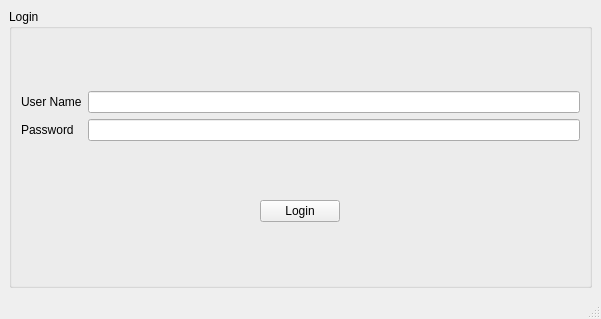
<?xml version="1.0" encoding="UTF-8"?>
<ui version="4.0">
 <class>Admin</class>
 <widget class="QMainWindow" name="Admin">
  <property name="geometry">
   <rect>
    <x>0</x>
    <y>0</y>
    <width>601</width>
    <height>319</height>
   </rect>
  </property>
  <property name="windowTitle">
   <string>Welcome</string>
  </property>
  <widget class="QWidget" name="centralwidget">
   <layout class="QHBoxLayout" name="horizontalLayout">
    <item>
     <widget class="QGroupBox" name="groupBox">
      <property name="title">
       <string>Login</string>
      </property>
      <layout class="QVBoxLayout" name="verticalLayout_3">
       <item>
        <layout class="QHBoxLayout" name="horizontalLayout_2">
         <item>
          <layout class="QVBoxLayout" name="verticalLayout">
           <item>
            <widget class="QLabel" name="labelName">
             <property name="text">
              <string>User Name</string>
             </property>
            </widget>
           </item>
           <item>
            <widget class="QLabel" name="labelPassword">
             <property name="text">
              <string>Password</string>
             </property>
            </widget>
           </item>
          </layout>
         </item>
         <item>
          <layout class="QVBoxLayout" name="verticalLayout_2">
           <item>
            <widget class="QLineEdit" name="lineEditName"/>
           </item>
           <item>
            <widget class="QLineEdit" name="lineEditPassword">
             <property name="echoMode">
              <enum>QLineEdit::Password</enum>
             </property>
            </widget>
           </item>
          </layout>
         </item>
        </layout>
       </item>
       <item alignment="Qt::AlignHCenter">
        <widget class="QPushButton" name="pushButton">
         <property name="sizePolicy">
          <sizepolicy hsizetype="Fixed" vsizetype="Fixed">
           <horstretch>0</horstretch>
           <verstretch>0</verstretch>
          </sizepolicy>
         </property>
         <property name="text">
          <string>Login</string>
         </property>
        </widget>
       </item>
      </layout>
     </widget>
    </item>
   </layout>
  </widget>
  <widget class="QMenuBar" name="menubar">
   <property name="geometry">
    <rect>
     <x>0</x>
     <y>0</y>
     <width>601</width>
     <height>26</height>
    </rect>
   </property>
  </widget>
  <widget class="QStatusBar" name="statusbar"/>
 </widget>
 <resources/>
 <connections/>
</ui>
